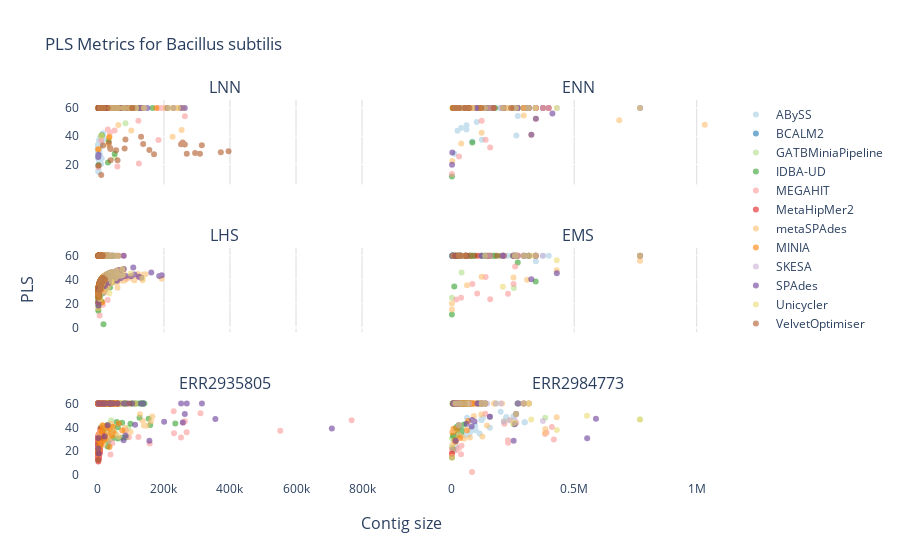
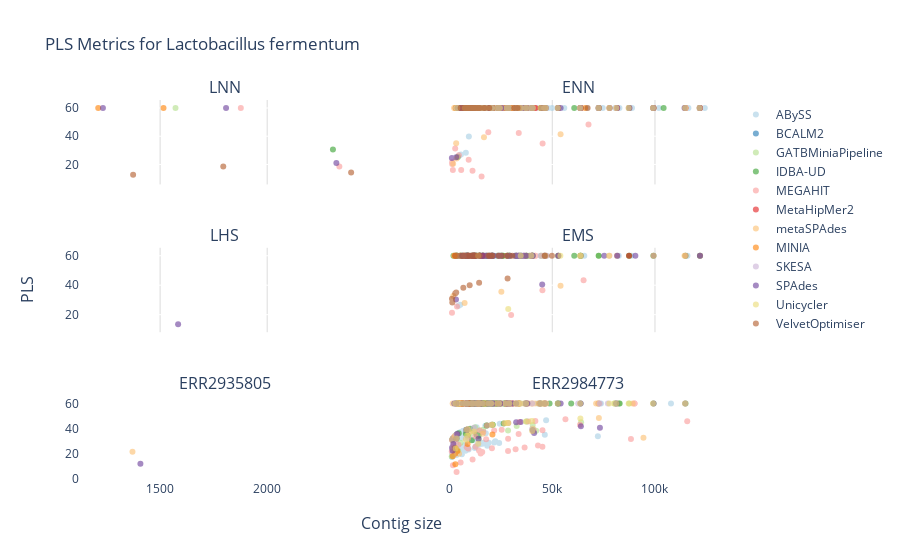
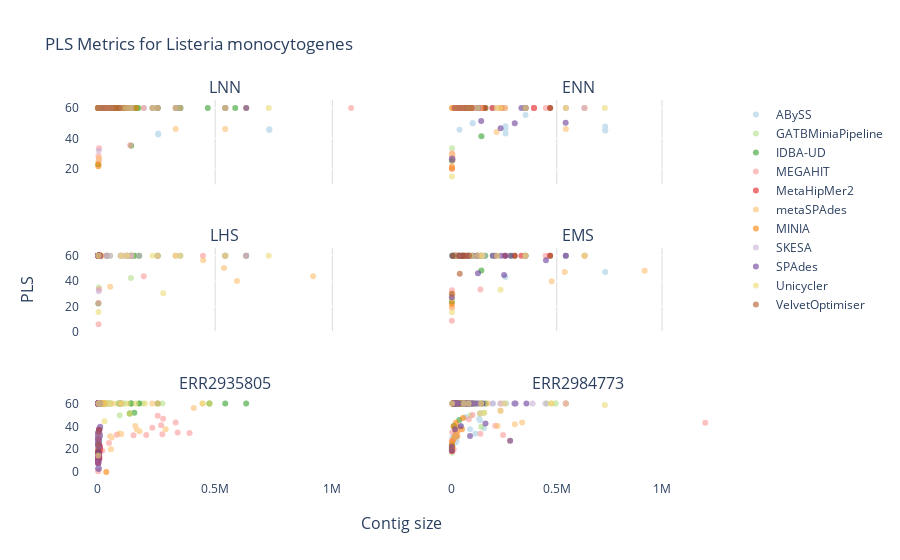
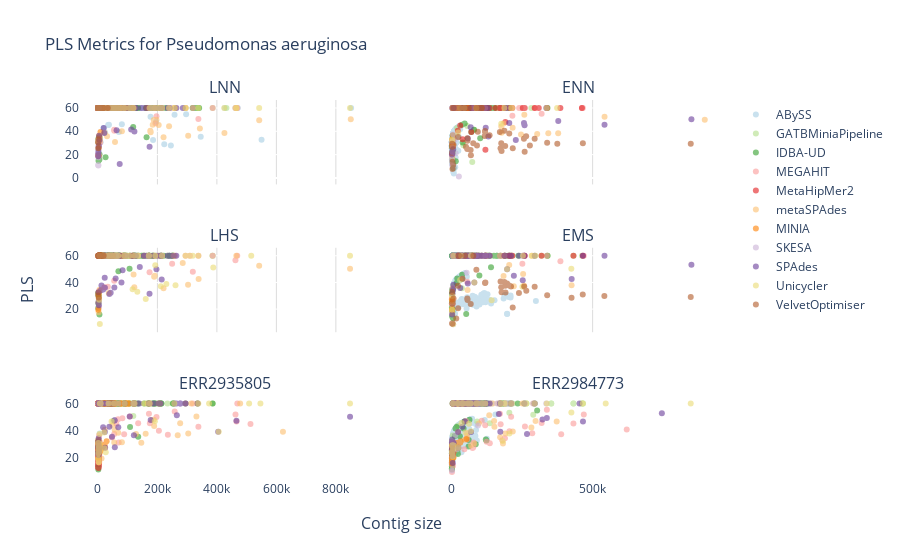

Source (notebook cell) for these figures, in order:
### Code cell
COLOURS = ['#a6cee3', '#1f78b4', '#b2df8a', '#33a02c', '#fb9a99', '#e31a1c',
           '#fdbf6f', '#ff7f00', '#cab2d6', '#6a3d9a', '#ebdb75', '#b15928']

for reference in PLS_df.Reference.unique():
    fig_PLS = make_subplots(rows=3, cols=2, shared_xaxes=True, x_title="Contig size", 
                                shared_yaxes=True, y_title='PLS',
                                subplot_titles=('LNN', 'ENN', 'LHS', 'EMS', 'ERR2935805', 'ERR2984773'))
    row_coord = 1
    for sample in ['LNN', 'LHS', 'ERR2935805']:
        i=0
        for assembler in sorted(PLS_df['Assembler'].unique(), key=lambda v: v.upper()):
            fig_PLS.add_trace(go.Scatter(y=PLS_df['Phred Quality Score'][(PLS_df['Reference'] == reference) &
                                                                         (PLS_df['Assembler'] == assembler) &
                                                                         (PLS_df['Sample'] == sample)],
                                          x=PLS_df['Contig Length'][(PLS_df['Reference'] == reference) &
                                                                     (PLS_df['Assembler'] == assembler) &
                                                                     (PLS_df['Sample'] == sample)],
                                          opacity=0.6, mode='markers', showlegend=False, name=assembler,
                                          marker_color=COLOURS[i]), 
                              row=row_coord, col=1)
            i +=1
        row_coord += 1

    row_coord = 1
    for sample in ['ENN', 'EMS', 'ERR2984773']:
        i=0
        showlegend = True if (row_coord == 1) else False
        for assembler in sorted(PLS_df['Assembler'].unique(), key=lambda v: v.upper()):
            fig_PLS.add_trace(go.Scatter(y=PLS_df['Phred Quality Score'][(PLS_df['Reference'] == reference) &
                                                                         (PLS_df['Assembler'] == assembler) &
                                                                         (PLS_df['Sample'] == sample)],
                                           x=PLS_df['Contig Length'][(PLS_df['Reference'] == reference) &
                                                                     (PLS_df['Assembler'] == assembler) &
                                                                     (PLS_df['Sample'] == sample)],
                                           opacity=0.6, mode='markers', showlegend=showlegend, name=assembler,
                                        marker_color=COLOURS[i]), 
                              row=row_coord, col=2)
            i += 1
        row_coord += 1


    fig_PLS.update_layout(plot_bgcolor='rgb(255,255,255)', title_text="PLS Metrics for {}".format(reference.replace('_', ' ')))
    # grid
    fig_PLS['layout']['xaxis']['gridcolor']='#DCDCDC'
    fig_PLS['layout']['xaxis2']['gridcolor']='#DCDCDC'
    fig_PLS['layout']['xaxis3']['gridcolor']='#DCDCDC'
    fig_PLS['layout']['xaxis4']['gridcolor']='#DCDCDC'

    fig_PLS.show()
    plot(fig_PLS, filename='Plots/PLS/PLS Metric - {}.html'.format(reference.replace('_', ' ')), auto_open=False)
